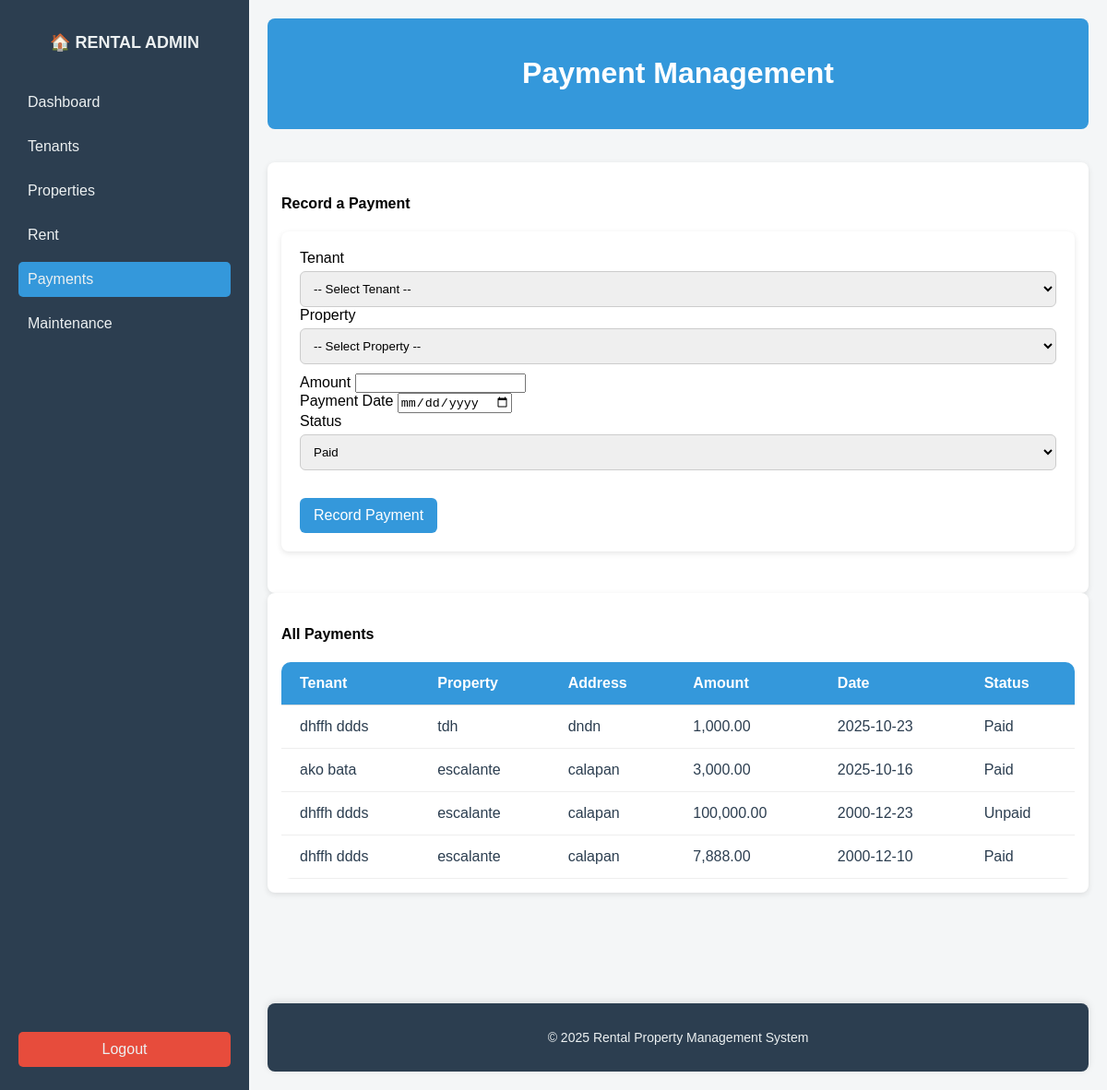
Screenshot of /admin/payments.php (signed in) with the database file from the repository.
### tables this page shows
CREATE TABLE `payment` (
  `payment_id` int NOT NULL,
  `tenant_id` int DEFAULT NULL,
  `property_id` int DEFAULT NULL,
  `amount` decimal(10,2) DEFAULT NULL,
  `payment_date` date DEFAULT NULL,
  `due_date` date DEFAULT NULL,
  `status` enum('Paid','Unpaid','Late') DEFAULT 'Unpaid'
);

CREATE TABLE `tenant` (
  `tenant_id` int NOT NULL,
  `fname` varchar(100) NOT NULL,
  `mname` varchar(100) DEFAULT NULL,
  `lname` varchar(100) NOT NULL,
  `contact_number` varchar(20) DEFAULT NULL,
  `username` varchar(100) NOT NULL,
  `email` varchar(100) NOT NULL,
  `password` varchar(255) NOT NULL
);

CREATE TABLE `property` (
  `property_id` int NOT NULL,
  `address` varchar(150) NOT NULL,
  `rent_amount` decimal(10,2) NOT NULL,
  `tenant_id` int DEFAULT NULL,
  `property` varchar(255) DEFAULT NULL
);

### admin/payments.php (the view, shortened to what this page needs)
<?php
require '../db.php';
$payments = $pdo->query("
    SELECT
        p.*,
        t.fname, t.lname,
        pr.property, pr.address
    FROM payment p
    LEFT JOIN tenant t ON p.tenant_id = t.tenant_id
    LEFT JOIN property pr ON p.property_id = pr.property_id
    ORDER BY p.payment_date DESC
")->fetchAll(PDO::FETCH_ASSOC);
?>
<!doctype html>
<html>
<head>
<link rel="stylesheet" href="../assets/css/style.css">
</head>
<body>
<div class="dashboard-container">
  <aside class="sidebar">
    <h2>🏠 RENTAL ADMIN</h2>
    <a href="dashboard.php">Dashboard</a>
    <a href="tenants.php">Tenants</a>
    <a href="properties.php">Properties</a>
    <a href="rent.php">Rent</a>
    <a href="payments.php" class="active">Payments</a>
    <a href="maintenance.php">Maintenance</a>
    <a href="../logout.php" class="logout">Logout</a>
  </aside>
  <main class="main-content">
    <header class="header">
      <h1> Payment Management</h1>
    </header>
<br>
<br>
    <div class="card">
      <h4>Record a Payment</h4>
      <form id="paymentForm">
        <div class="form-row">
          <div class="field">
            <label>Tenant</label>
            <select name="tenant_id" required>
              <option value="">-- Select Tenant --</option>
            </select>
          </div>
          <div class="field">
            <label>Property</label>
            <select name="property_id" id="propertySelect" required>
              <option value="">-- Select Property --</option>
            </select>
          </div>
        </div>
        <div class="form-row" style="margin-top:10px;">
          <div class="field">
            <label>Amount</label>
            <input name="amount" id="amountField" type="number" step="0.01" required>
          </div>
          <div class="field">
            <label>Payment Date</label>
            <input name="payment_date" type="date" required>
          </div>
          <div class="field">
            <label>Status</label>
            <select name="status">
              <option value="Paid">Paid</option>
            </select>
          </div>
        </div>
        <div style="margin-top:15px;">
          <button type="submit" class="btn btn-submit">Record Payment</button>
        </div>
      </form>
    </div>
    <div class="card">
      <h4>All Payments</h4>
      <table>
        <thead>
          <tr>
            <th>Tenant</th>
            <th>Property</th>
            <th>Address</th>
            <th>Amount</th>
            <th>Date</th>
            <th>Status</th>
          </tr>
        </thead>
        <tbody>
          <?php if (empty($payments)): ?>
            <tr><td colspan="6" style="text-align:center;">No payments recorded yet.</td></tr>
          <?php else: ?>
            <?php foreach($payments as $p): ?>
            <tr>
              <td><?= htmlspecialchars($p['fname'].' '.$p['lname']) ?></td>
              <td><?= htmlspecialchars($p['property']) ?></td>
              <td><?= htmlspecialchars($p['address']) ?></td>
              <td><?= number_format($p['amount'],2) ?></td>
              <td><?= htmlspecialchars($p['payment_date']) ?></td>
              <td><?= htmlspecialchars($p['status']) ?></td>
            </tr>
            <?php endforeach; ?>
          <?php endif; ?>
        </tbody>
      </table>
    </div>
    <br>
<br>
<br>
<br>
<br>
    <footer class="footer">
      <p>© <?= date('Y') ?> Rental Property Management System</p>
    </footer>
  </main>
</div>
</body>
</html>

### assets/css/style.css (style rules this page uses)
body { margin: 0; font-family: Arial, sans-serif; background: #f4f6f7; }
.dashboard-container { display: flex; min-height: 100vh; }
.sidebar { background: #2c3e50; color: #ecf0f1; width: 230px; padding: 20px; display: flex; flex-direction: column; }
.sidebar h2 { text-align: center; margin-bottom: 30px; font-size: 18px; }
.sidebar a { color: #ecf0f1; text-decoration: none; padding: 10px; margin: 5px 0; border-radius: 5px; transition: background 0.3s; }
.sidebar a:hover, .sidebar a.active { background: #3498db; }
.sidebar .logout { margin-top: auto; background: #e74c3c; text-align: center; }
.main-content { flex: 1; padding: 20px; }
.header { background: #3498db; color: #fff; padding: 20px; border-radius: 8px; font-size: 16px; font-weight: bold; text-align: center; }
.card { background: #fff; border-radius: 8px; padding: 15px; box-shadow: 0 2px 6px rgba(0,0,0,0.1); }
table { width: 100%; border-collapse: collapse; margin-top: 15px; font-size: 16px; border-radius: 10px; overflow: hidden; }
th, td { border-bottom: 1px solid #ddd; padding: 30px; }
th { background: #3498db; color: #fff; text-align: left; padding: 14px 20px; }
td { padding: 14px 20px; border-bottom: 1px solid #eee; color: #2c3e50; }
.footer { background: #2c3e50; color: #ecf0f1; text-align: center; padding: 15px; border-radius: 8px; margin-top: 30px; font-size: 14px; box-shadow: 0 -2px 8px rgba(0, 0, 0, 0.1); }
form { background: #fff; padding: 20px; border-radius: 8px; margin-bottom: 30px; box-shadow: 0 2px 6px rgba(0,0,0,0.1); }
form select, form textarea { width: 100%; padding: 10px; margin-top: 5px; border: 1px solid #ccc; border-radius: 6px; resize: vertical; }
form button { background: #3498db; color: white; border: none; padding: 10px 15px; margin-top: 15px; border-radius: 6px; cursor: pointer; font-size: 16px; transition: 0.3s; }

### rows the page displays
payment: tenant.lname "dhffh ddds", property.property "tdh", property.address "dndn", amount "1,000.00", payment_date "2025-10-23", status "Paid"
payment: tenant.lname "ako bata", property.property "escalante", property.address "calapan", amount "3,000.00", payment_date "2025-10-16", status "Paid"
payment: tenant.lname "dhffh ddds", property.property "escalante", property.address "calapan", amount "100,000.00", payment_date "2000-12-23", status "Unpaid"
payment: tenant.lname "dhffh ddds", property.property "escalante", property.address "calapan", amount "7,888.00", payment_date "2000-12-10", status "Paid"
